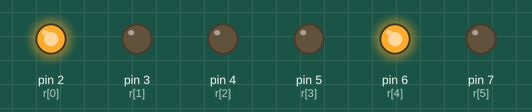
Simulated run of this sketch. Board: Arduino Uno, built with avr-gcc and run on an emulated ATmega328P. Shown: output pins drawn as LEDs (lit = HIGH).

Above: at 0.1 s.
Timing chart, 0 to 1.6 s (numbered marks = the images above):
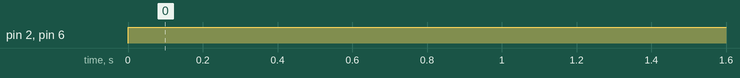

The sketch:

6-DAC_R2R.ino
```cpp
/**
 *****************************************
 *            6-DAC_R2R
 ****************************************
 *
 *  En este ejemplo se generará un valor constante "analógico" (6 bits de resolución) a la salida del circuito R2R
 **/

// DAC significa digital to analog converter. La función como su nombre lo indica es la de convertir la señal HIGH/LOW disponible en varios pines digitales en un valor analógico a la salida.
// Esto se logra combinando "inteligentemente" las salidas, para ello se arma el circuito R2R.

// En este ejemplo no utilizaremos el Shield. Necesitaremos una tira de 6 cables con pines macho/macho (y dos cables más por lo menos).
// Armar en una protoboard el circuito R2R que se muestra en "tpg-etapasalida-86.pdf" página 3/7 disponible en el campus de la materia.
// R=2.2kOhm. OUT0 se conectará a D2 y OUT5 a D7. Emplear un valor de capacitancia del orden de los uF (electrolítico). Respetar la polaridad.

// En este código se creará la función printR2R. Se pueden crear funciones como se vió en el ejemplo "1-BlinkLED-v2" que se escribe la función completa antes de la inicialización.
// O bien se puede escribir en la declaración de variables el prototipo de la función: Esto es el nombre de la función, con los tipos de dato de los argumentos y el tipo de dato de salida
// (esto es porque estaremos utilizando la función en el código, y el compilador necesita saber que espera recibir dicha función y que devolverá).
// Finalmente luego del loop podemos escribir la función, de manera tal que cuando la función sea llamada pueda ser ejecutada.

////////////////////////////////////////////////////////////////////////////////////////////////////////////////////////////////////////////

// Variables globales

int i,j; // Variables para contadores
const int cantidadResistores=6; // DAC de 6 bits
const int r[cantidadResistores]={2,3,4,5,6,7}; // Pines D2 a D7 de Arduino UNO
int valor; // Variable para almacenar el valor de salida

void printR2R (int); // Prototipo de la función que genera el valor de salida

////////////////////////////////////////////////////////////////////////////////////////////////////////////////////////////////////////////

// Inicialización:

void setup() {
  for(i=0;i<cantidadResistores;i++){
    pinMode(r[i],OUTPUT);  // Se define como salidas a los pines D2 hasta D7
  }
  valor=17; // Valor de salida, entre 0 y 63 (6 bits)
}

//////////////////////////////////////////////////////////////////////////////////////////////////////////////////////////////////////////////

// Bucle infinito:

void loop() {
  printR2R(valor); // Se invoca sucesivamente a una función para generar el valor de salida
}

///////////////////////////////////////////////////////////////////////////////////////////////////////////////////////////////////////////////

// Función R2R:

void printR2R (int numero){
  for(i=0;i<cantidadResistores;i++){ // Se itera sobre cada pin de salida
    if(numero&(1<<i)){
      digitalWrite(r[i],HIGH);  // Si la representación en 6 bits del número tiene un 1 en la
                                // posición i, entonces se enciende el pin i-ésimo de salida
    } else {
      digitalWrite(r[i],LOW);  // Si la representación en 6 bits del número tiene un 0 en la
                                // posición i, entonces se apaga el pin i-ésimo de salida
    }
  }
}

////////////////////////////////////////////////////////////////////////////////////////////////////////////////////////////////////////////////

// Actividades:

// 1 - Armar el R2R en una protoboard. Conectar un multímetro en modo DC entre la salida reconstruida y GND y cargar el programa.
// 2 - Colocar distintos valores a la variable valor y visualizar la lectura del instrumento

// Preguntas

// a - ¿Qué tensión se visualiza cuando se escribe valor=0? ¿Y cuando valor=63? ¿Llega a los 5V? Si la respuesta es no, ¿Por qué?
// b - ¿Por qué la variable valor solo puede tomar valores entre 0 y 63? (Pista: Escribir el número 63 en binario)
// c - ¿Cuál es la resolución en mV de este conversor DAC?
```

Measured:
- by itself, pin 2 (r[0]), pin 6 (r[4]): LOW → HIGH at 0.00 s
